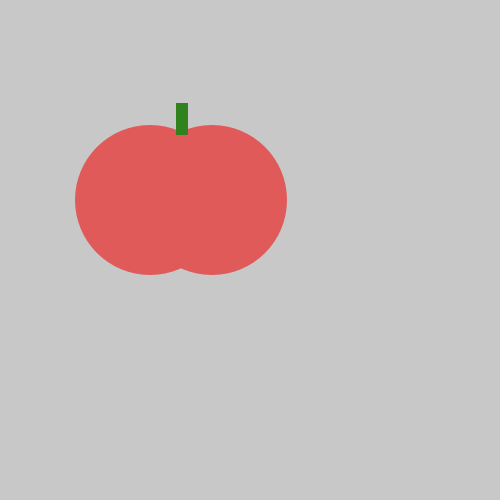
Frame 1 (no input)
Frame 60 (the mouse pressed at the canvas centre just before this capture): identical to frame 1, image omitted
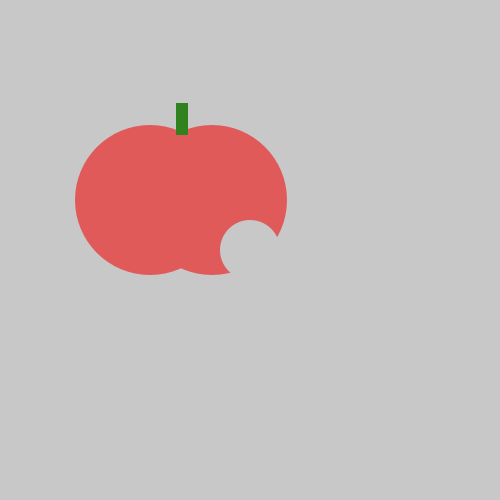
Frame 120 (the mouse held since frame 60 and released just before this capture)

The Processing sketch that drew these frames (run headless with seeded random() and noise(); from frame 60 on, the mouse is pressed at the canvas centre):

// Processing sketch: tasty_tomato
// ── tasty_tomato.pde
void setup() {
    size(500, 500);
}
void draw() {
  
  background(200, 200, 200);

   //tomato
   noStroke();
   fill(224,90,90);
   ellipse(150, 200, 150, 150);
   ellipse(212, 200, 150, 150);
   
   //stem
  fill(48,130,31); 
   rect(176, 103, 12, 32);
   
    //take a bite
   noStroke();
   fill(200,200,200);
  ellipse(mouseX,mouseY,60,60);
 
}
